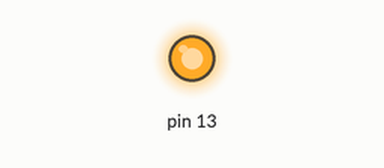
Simulated run of this sketch. Board: Arduino Uno, built with avr-gcc and run on an emulated ATmega328P. Parts: output pins drawn as LEDs (lit = HIGH).

Above: at 0.1 s.
At 0.6 s:
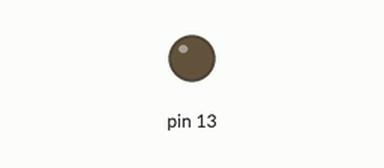
Timing chart, 0 to 2.1 s (numbered marks = the images above):
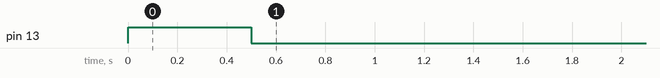

The sketch:

blink_test.ino
```cpp
void setup() {
  pinMode(13, OUTPUT);
  digitalWrite(13, HIGH);
  delay(500);
  digitalWrite(13, LOW);
}

void loop() {
}
```
